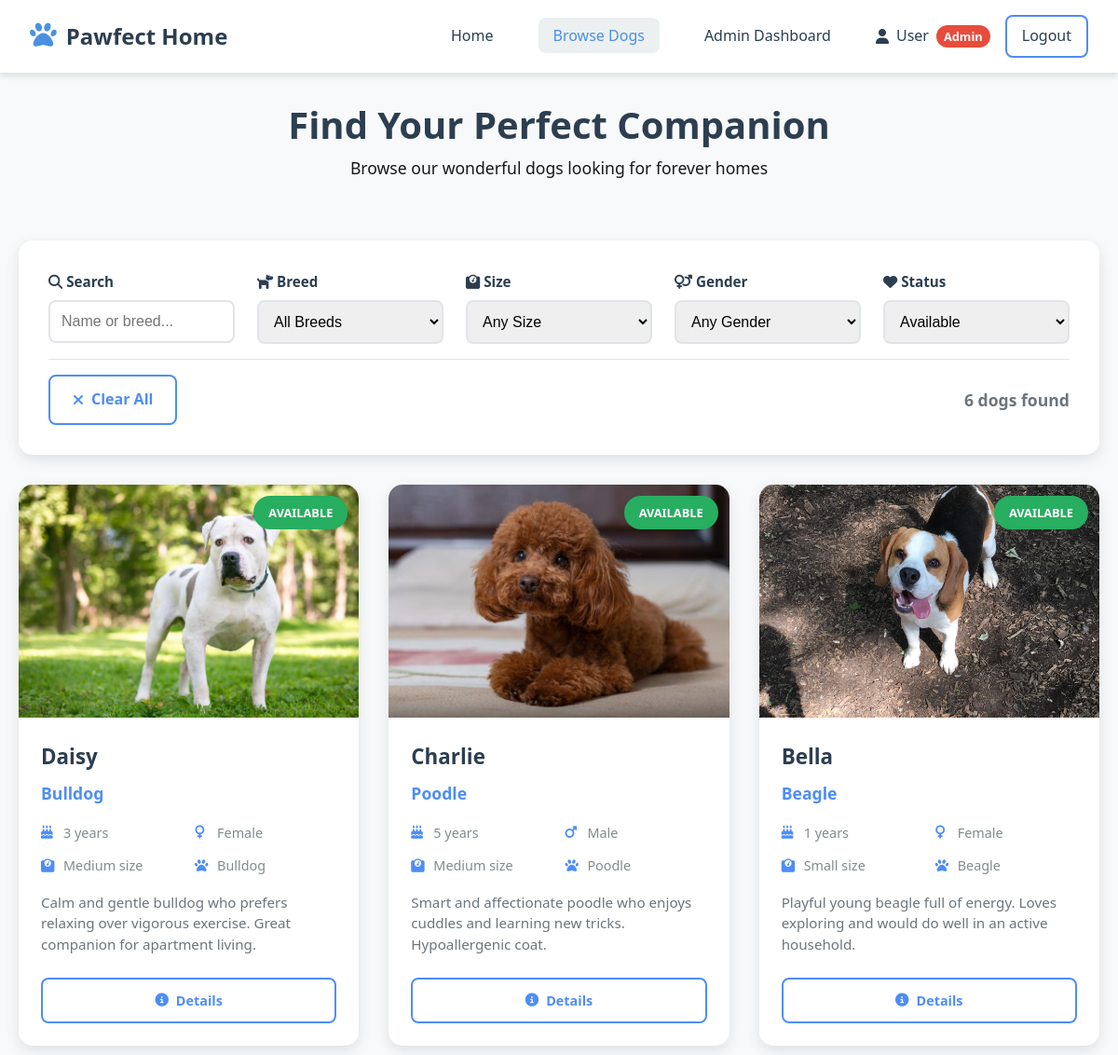
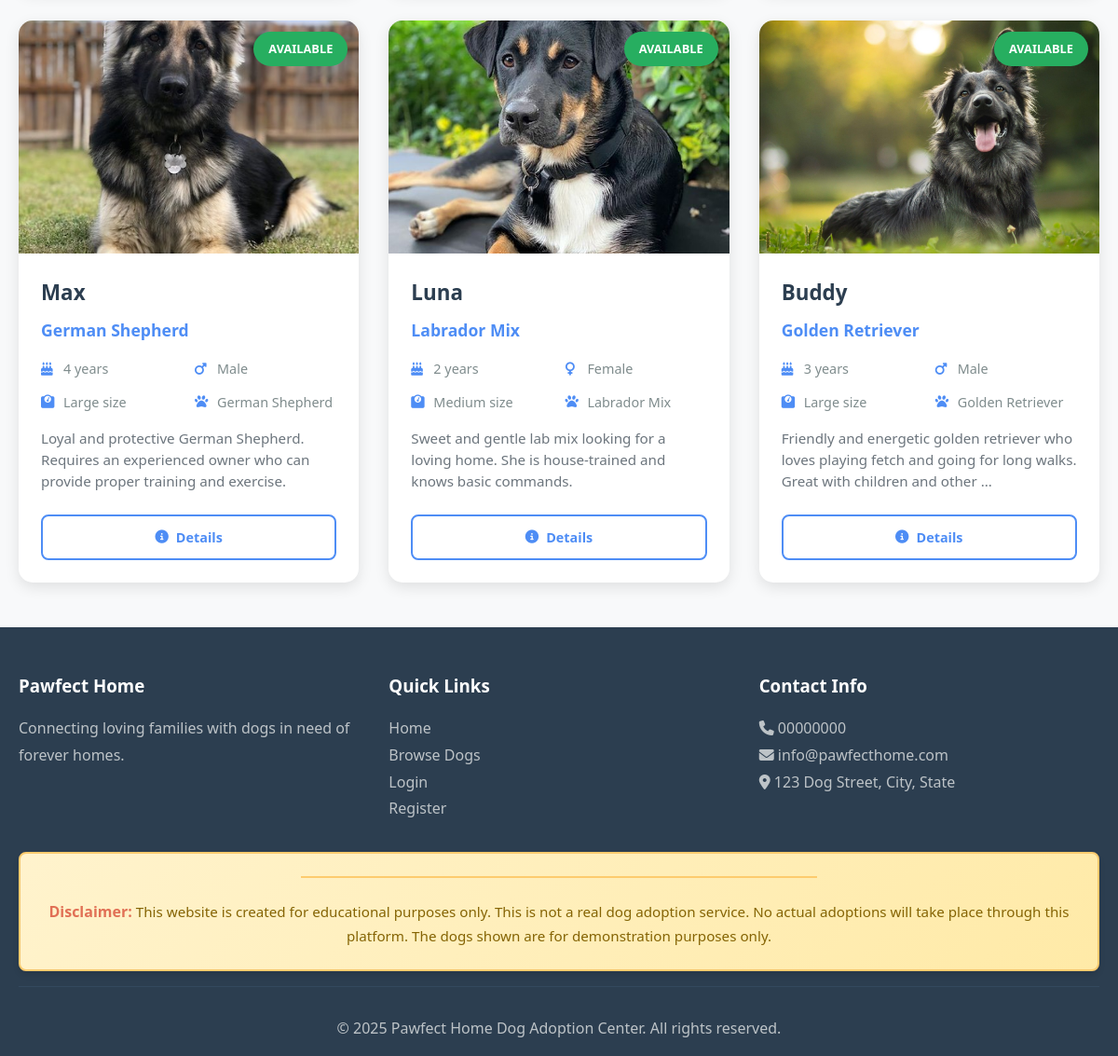
Screenshot of /pages/dogs.php (signed in) with the database file from the repository (2 pictures, top to bottom).
### tables this page shows
CREATE TABLE dogs (
  dog_id INT AUTO_INCREMENT PRIMARY KEY,
  name VARCHAR(50),
  breed VARCHAR(50),
  age INT,
  gender ENUM('male','female'),
  size ENUM('small','medium','large'),
  description TEXT,
  image_path VARCHAR(255),
  status ENUM('available','pending','adopted') DEFAULT 'available'
);

### pages/dogs.php (the view, shortened to what this page needs)
<?php
$dogs = [];
$search = isset($_GET['search']) ? trim($_GET['search']) : '';
$status = isset($_GET['status']) ? trim($_GET['status']) : 'available';
try {
    $sql = "SELECT * FROM dogs WHERE 1=1";
    $params = [];
    if (!empty($status)) {
        $sql .= " AND status = ?";
        $params[] = $status;
    }
    $sql .= " ORDER BY dog_id DESC";
    $stmt = $pdo->prepare($sql);
    $stmt->execute($params);
    $dogs = $stmt->fetchAll();
} catch (Exception $e) {
    error_log("Dogs query error: " . $e->getMessage());
    $error = "Unable to load dogs. Please try again later.";
    $dogs = [];
}
?>
<!DOCTYPE html>
<html lang="en">
<head>
    <link rel="stylesheet" href="../css/styles.css">
    <link rel="stylesheet" href="https://cdnjs.cloudflare.com/ajax/libs/font-awesome/6.4.0/css/all.min.css">
</head>
<body>
    <?php include '../includes/header.php'; ?>
    <div class="page-header">
        <div class="container">
            <h1>Find Your Perfect Companion</h1>
            <p>Browse our wonderful dogs looking for forever homes</p>
        </div>
    </div>
    <div class="container">
        <div class="filters-section">
            <form method="GET" action="" id="filterForm">
                <div class="filter-grid">
                    <div class="filter-group">
                        <label for="search">
                            <i class="fas fa-search"></i> Search
                        </label>
                        <input type="text" id="search" name="search"
                               value="<?php echo htmlspecialchars($search); ?>"
                               placeholder="Name or breed...">
                    </div>
                    <div class="filter-group">
                        <label for="breed">
                            <i class="fas fa-dog"></i> Breed
                        </label>
                        <select id="breed" name="breed">
                            <option value="">All Breeds</option>
                        </select>
                    </div>
                    <div class="filter-group">
                        <label for="size">
                            <i class="fas fa-weight"></i> Size
                        </label>
                        <select id="size" name="size">
                            <option value="">Any Size</option>
                        </select>
                    </div>
                    <div class="filter-group">
                        <label for="gender">
                            <i class="fas fa-venus-mars"></i> Gender
                        </label>
                        <select id="gender" name="gender">
                            <option value="">Any Gender</option>
                        </select>
                    </div>
                    <div class="filter-group">
                        <label for="status">
                            <i class="fas fa-heart"></i> Status
                        </label>
                        <select id="status" name="status">
                            <option value="available" <?php echo $status === 'available' ? 'selected' : ''; ?>>Available</option>
                        </select>
                    </div>
                </div>
                <div class="filter-actions">
                    <a href="dogs.php" class="btn btn-outline">
                        <i class="fas fa-times"></i> Clear All
                    </a>
                    <div class="results-count">
                        <?php echo count($dogs); ?> dog<?php echo count($dogs) !== 1 ? 's' : ''; ?> found
                    </div>
                </div>
            </form>
        </div>
        <div class="dogs-grid">
            <?php if (empty($dogs)): ?>
                <div class="no-dogs">
                    <i class="fas fa-search"></i>
                    <h3>No Dogs Found</h3>
                    <p>We couldn't find any dogs matching your criteria. Try adjusting your filters or browse all available dogs.</p>
                    <div style="display: flex; gap: 1rem; justify-content: center; flex-wrap: wrap;">
                        <a href="dogs.php" class="btn btn-primary">View All Dogs</a>
                        <?php if (isset($_SESSION['role']) && $_SESSION['role'] === 'admin'): ?>
                            <a href="../admin/add_dog.php" class="btn btn-outline">Add New Dog</a>
                        <?php endif; ?>
                    </div>
                </div>
            <?php else: ?>
                <?php foreach ($dogs as $dog): ?>
                    <div class="dog-card">
                        <div class="dog-image">
                            <img src="../<?php echo htmlspecialchars($dog['image_path'] ?? 'images/placeholder-dog.jpg'); ?>"
                                 alt="<?php echo htmlspecialchars($dog['name']); ?>"
                                 onerror="this.src='../images/placeholder-dog.jpg'">
                            <span class="dog-status status-<?php echo $dog['status']; ?>">
                                <?php echo ucfirst($dog['status']); ?>
                            </span>
                        </div>
                        <div class="dog-info">
                            <h3><?php echo htmlspecialchars($dog['name']); ?></h3>
                            <div class="dog-breed"><?php echo htmlspecialchars($dog['breed']); ?></div>
                            <div class="dog-details">
                                <div class="dog-detail-item">
                                    <i class="fas fa-birthday-cake"></i>
                                    <span><?php echo htmlspecialchars($dog['age']); ?> years</span>
                                </div>
                                <div class="dog-detail-item">
                                    <i class="fas <?php echo $dog['gender'] === 'male' ? 'fa-mars' : 'fa-venus'; ?>"></i>
                                    <span><?php echo ucfirst($dog['gender']); ?></span>
                                </div>
                                <div class="dog-detail-item">
                                    <i class="fas fa-weight"></i>
                                    <span><?php echo ucfirst($dog['size']); ?> size</span>
                                </div>
                                <div class="dog-detail-item">
                                    <i class="fas fa-paw"></i>
                                    <span><?php echo htmlspecialchars($dog['breed']); ?></span>
                                </div>
                            </div>
                            <p class="dog-description">
                                <?php
                                $description = $dog['description'] ?? 'A loving companion looking for a forever home.';
                                echo htmlspecialchars(substr($description, 0, 120));
                                if (strlen($description) > 120) echo '...';
                                ?>
                            </p>
                            <div class="dog-actions">
                                <a href="dog_details.php?id=<?php echo $dog['dog_id']; ?>" class="btn btn-outline">
                                    <i class="fas fa-info-circle"></i> Details
                                </a>
                            </div>
                        </div>
                    </div>
                <?php endforeach; ?>
            <?php endif; ?>
        </div>
    </div>
    <?php include '../includes/footer.php'; ?>
</body>
</html>

### css/styles.css (style rules this page uses)
* { margin: 0; padding: 0; box-sizing: border-box; }
:root { --primary-color: #4a90e2; --secondary-color: #f39c12; --accent-color: #e74c3c; --text-dark: #2c3e50; --text-light: #7f8c8d; --bg-light: #ecf0f1; --white: #ffffff; --success: #27ae60; --warning: #f39c12; --danger: #e74c3c; --border-radius: 8px; --box-shadow: 0 4px 6px rgba(0, 0, 0, 0.1); --transition: all 0.3s ease; }
body { font-family: 'Segoe UI', Tahoma, Geneva, Verdana, sans-serif; line-height: 1.6; color: var(--text-dark); background-color: var(--bg-light); }
.container { max-width: 1200px; margin: 0 auto; padding: 0 20px; }
h1, h2, h3, h4, h5, h6 { margin-bottom: 1rem; color: var(--text-dark); font-weight: 600; }
h1 { font-size: 3rem; line-height: 1.2; }
.btn { display: inline-block; padding: 12px 24px; border: none; border-radius: var(--border-radius); text-decoration: none; font-weight: 600; text-align: center; cursor: pointer; transition: var(--transition); font-size: 1rem; }
.btn-outline { background-color: transparent; border: 2px solid var(--primary-color); color: var(--primary-color); }
.dogs-grid { display: grid; grid-template-columns: repeat(auto-fit, minmax(350px, 1fr)); gap: 2rem; margin-bottom: 3rem; }
.dog-card { background: var(--white); border-radius: var(--border-radius); box-shadow: var(--box-shadow); overflow: hidden; transition: var(--transition); }
.dog-image { position: relative; height: 250px; overflow: hidden; }
.dog-image img { width: 100%; height: 100%; object-fit: cover; transition: var(--transition); }
.dog-status { position: absolute; top: 1rem; right: 1rem; padding: 0.3rem 0.8rem; border-radius: 20px; font-size: 0.8rem; font-weight: 600; color: var(--white); }
.dog-info { padding: 1.5rem; }
.dog-info h3 { font-size: 1.5rem; margin-bottom: 1rem; color: var(--text-dark); }
.dog-details { display: grid; grid-template-columns: 1fr 1fr; gap: 0.5rem; margin-bottom: 1rem; }
.dog-details span { display: flex; align-items: center; gap: 0.5rem; font-size: 0.9rem; color: var(--text-light); }
.dog-details i { color: var(--primary-color); width: 16px; }
.dog-description { color: var(--text-light); margin-bottom: 1.5rem; line-height: 1.6; }
.dog-actions { display: flex; gap: 0.5rem; flex-wrap: wrap; }
.dog-actions .btn { flex: 1; min-width: 120px; padding: 10px 15px; font-size: 0.9rem; }

### rows the page displays
dogs: image_path (picture), status "AVAILABLE", name "Daisy", breed "Bulldog", age "3", gender "Female", size "Medium", description "Calm and gentle bulldog who prefers relaxing over vigorous exercise. Great companion for apartment living."
dogs: image_path (picture), status "AVAILABLE", name "Charlie", breed "Poodle", age "5", gender "Male", size "Medium", description "Smart and affectionate poodle who enjoys cuddles and learning new tricks. Hypoallergenic coat."
dogs: image_path (picture), status "AVAILABLE", name "Bella", breed "Beagle", age "1", gender "Female", size "Small", description "Playful young beagle full of energy. Loves exploring and would do well in an active household."
dogs: image_path (picture), status "AVAILABLE", name "Max", breed "German Shepherd", age "4", gender "Male", size "Large", description "Loyal and protective German Shepherd. Requires an experienced owner who can provide proper training and exercise."
dogs: image_path (picture), status "AVAILABLE", name "Luna", breed "Labrador Mix", age "2", gender "Female", size "Medium", description "Sweet and gentle lab mix looking for a loving home. She is house-trained and knows basic commands."
dogs: shows a picture, status "AVAILABLE", name "Buddy", breed "Golden Retriever", age "3", gender "Male", size "Large", description "Friendly and energetic golden retriever who loves playing fetch and going for long walks. Great with children and other"

### other values shown
$user_role "Admin"
count($dogs) "6"
